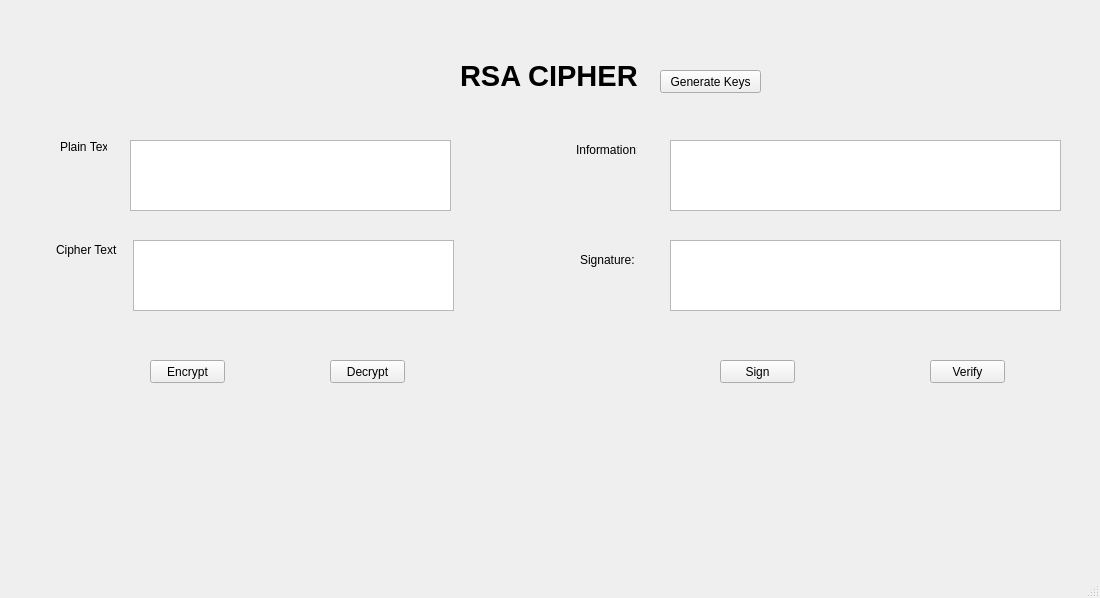
<?xml version="1.0" encoding="UTF-8"?>
<ui version="4.0">
 <class>MainWindow</class>
 <widget class="QMainWindow" name="MainWindow">
  <property name="geometry">
   <rect>
    <x>0</x>
    <y>0</y>
    <width>1100</width>
    <height>598</height>
   </rect>
  </property>
  <property name="windowTitle">
   <string>MainWindow</string>
  </property>
  <widget class="QWidget" name="centralwidget">
   <widget class="QLabel" name="label">
    <property name="geometry">
     <rect>
      <x>460</x>
      <y>30</y>
      <width>181</width>
      <height>91</height>
     </rect>
    </property>
    <property name="font">
     <font>
      <pointsize>22</pointsize>
      <weight>75</weight>
      <bold>true</bold>
     </font>
    </property>
    <property name="text">
     <string>RSA CIPHER</string>
    </property>
   </widget>
   <widget class="QLabel" name="label_2">
    <property name="geometry">
     <rect>
      <x>60</x>
      <y>140</y>
      <width>47</width>
      <height>13</height>
     </rect>
    </property>
    <property name="text">
     <string>Plain Text: </string>
    </property>
   </widget>
   <widget class="QLabel" name="label_3">
    <property name="geometry">
     <rect>
      <x>56</x>
      <y>240</y>
      <width>61</width>
      <height>20</height>
     </rect>
    </property>
    <property name="text">
     <string>Cipher Text: </string>
    </property>
   </widget>
   <widget class="QLabel" name="label_4">
    <property name="geometry">
     <rect>
      <x>576</x>
      <y>140</y>
      <width>61</width>
      <height>20</height>
     </rect>
    </property>
    <property name="text">
     <string>Information:</string>
    </property>
   </widget>
   <widget class="QLabel" name="label_5">
    <property name="geometry">
     <rect>
      <x>580</x>
      <y>250</y>
      <width>61</width>
      <height>20</height>
     </rect>
    </property>
    <property name="text">
     <string>Signature:</string>
    </property>
   </widget>
   <widget class="QTextEdit" name="textEdit_Plaintext">
    <property name="geometry">
     <rect>
      <x>130</x>
      <y>140</y>
      <width>321</width>
      <height>71</height>
     </rect>
    </property>
   </widget>
   <widget class="QTextEdit" name="textEdit_Infmation">
    <property name="geometry">
     <rect>
      <x>670</x>
      <y>140</y>
      <width>391</width>
      <height>71</height>
     </rect>
    </property>
   </widget>
   <widget class="QTextEdit" name="textEdit_Ciphertext">
    <property name="geometry">
     <rect>
      <x>133</x>
      <y>240</y>
      <width>321</width>
      <height>71</height>
     </rect>
    </property>
   </widget>
   <widget class="QTextEdit" name="textEdit_Signature">
    <property name="geometry">
     <rect>
      <x>670</x>
      <y>240</y>
      <width>391</width>
      <height>71</height>
     </rect>
    </property>
   </widget>
   <widget class="QPushButton" name="pushButton_Encrypt">
    <property name="geometry">
     <rect>
      <x>150</x>
      <y>360</y>
      <width>75</width>
      <height>23</height>
     </rect>
    </property>
    <property name="text">
     <string>Encrypt</string>
    </property>
   </widget>
   <widget class="QPushButton" name="pushButton_Decrypt">
    <property name="geometry">
     <rect>
      <x>330</x>
      <y>360</y>
      <width>75</width>
      <height>23</height>
     </rect>
    </property>
    <property name="text">
     <string>Decrypt</string>
    </property>
   </widget>
   <widget class="QPushButton" name="pushButton_Sign">
    <property name="geometry">
     <rect>
      <x>720</x>
      <y>360</y>
      <width>75</width>
      <height>23</height>
     </rect>
    </property>
    <property name="text">
     <string>Sign</string>
    </property>
   </widget>
   <widget class="QPushButton" name="pushButton_Verify">
    <property name="geometry">
     <rect>
      <x>930</x>
      <y>360</y>
      <width>75</width>
      <height>23</height>
     </rect>
    </property>
    <property name="text">
     <string>Verify</string>
    </property>
   </widget>
   <widget class="QPushButton" name="pushButton_Generatekeys">
    <property name="geometry">
     <rect>
      <x>660</x>
      <y>70</y>
      <width>101</width>
      <height>23</height>
     </rect>
    </property>
    <property name="text">
     <string>Generate Keys</string>
    </property>
   </widget>
  </widget>
  <widget class="QMenuBar" name="menubar">
   <property name="geometry">
    <rect>
     <x>0</x>
     <y>0</y>
     <width>1100</width>
     <height>21</height>
    </rect>
   </property>
  </widget>
  <widget class="QStatusBar" name="statusbar"/>
 </widget>
 <resources/>
 <connections/>
</ui>
